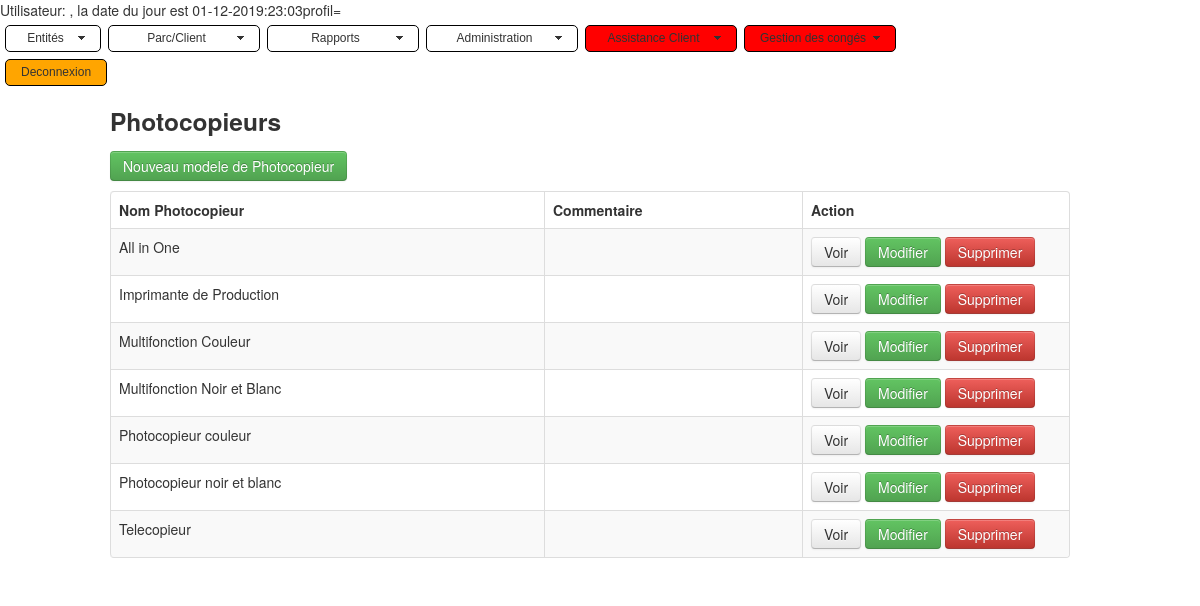
Screenshot of /index_copiersmodels.php with the database file from the repository.
### tables this page shows
CREATE TABLE IF NOT EXISTS `tictan_copierstypes` (
  `id` int(11) NOT NULL AUTO_INCREMENT,
  `name` varchar(255) DEFAULT NULL,
  `comment` text,
  `date_mod` date NOT NULL,
  `author` varchar(50) NOT NULL,
  `is_deleted` int(1) NOT NULL DEFAULT '0',
  PRIMARY KEY (`id`),
  KEY `name` (`name`)
);

### index_copiersmodels.php (the view, shortened to what this page needs)
<!DOCTYPE html>
<html lang="en">
<head>
    <link   href="css/bootstrap.min.css" rel="stylesheet">
	<link rel="stylesheet" href="./css/mbcsmbmcp.css" type="text/css" />
</head>
<body>
    <div class="container">
            <div class="row">
                <h3>Photocopieurs</h3>
            </div>
            <div class="row">
                <p>
                    <a href="create_general.php?form_name=index_copiersmodel.php&table_name=tictan_copiersmodels&entete=Modele Photocopieur" class="btn btn-success">Nouveau modele de Photocopieur</a>
                </p>
                <table class="table table-striped table-bordered">
                      <thead>
                        <tr>
						  <th>Nom Photocopieur</th>
                          <th>Commentaire</th>
                          <th>Action</th>
                        </tr>
                      </thead>
                      <tbody>
                      <?php
			          $table_name='tictan_copierstype.php';
					  $entete='Type Photocopieur';
                       $pdo = Database::connect();
				   $sql = 'select * from tictan_copierstypes where is_deleted=0 order by name';
							foreach ($pdo->query($sql) as $row) {
                            echo '<tr>';
							echo '<td>'. $row['name'] . '</td>';
							echo '<td>'. $row['comment'] . '</td>';
   							echo '<td width=250>';
 							echo '<a class="btn" href="read_admin_general.php?id='.$row['id'].'&table_name='.$table_name .' &entete='. $entete.' &form_name='.$form_name.'">Voir</a>';
   echo '<a class="btn btn-success" href="update_general.php?id='.$row['id'].'&table_name='.$table_name .' &entete='. $entete.' &form_name='.$form_name.'">Modifier</a>';
  echo '<a class="btn btn-danger" href="delete_general.php?id='.$row['id'].'&table_name='.$table_name .' &entete='. $entete.' &form_name='.$form_name.'">Supprimer</a>';
                            echo '</td>';
                            echo '</tr>';
                       }
                      ?>
                      </tbody>
                </table>
        </div>
    </div>
  </body>
</html>

### rows the page displays
tictan_copierstypes: name "All in One"
tictan_copierstypes: name "Imprimante de Production"
tictan_copierstypes: name "Multifonction Couleur"
tictan_copierstypes: name "Multifonction Noir et Blanc"
tictan_copierstypes: name "Photocopieur couleur"
tictan_copierstypes: name "Photocopieur noir et blanc"
tictan_copierstypes: name "Telecopieur"
